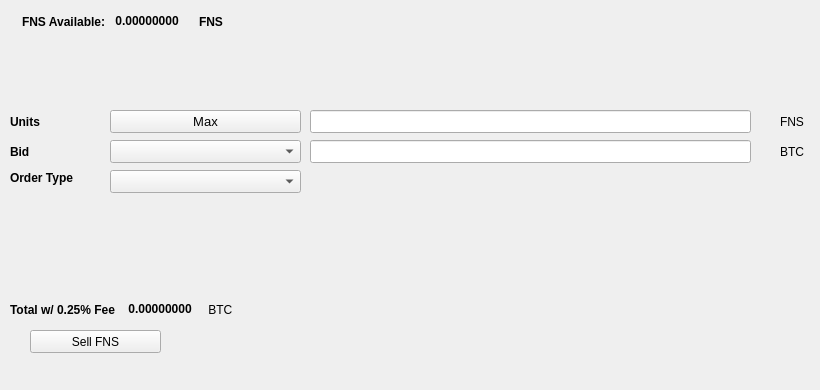
   <widget class="QWidget" name="SellTab">
    <attribute name="title">
     <string>Sell</string>
    </attribute>
    <widget class="QLabel" name="label_16">
     <property name="geometry">
      <rect>
       <x>780</x>
       <y>140</y>
       <width>31</width>
       <height>23</height>
      </rect>
     </property>
     <property name="text">
      <string>BTC</string>
     </property>
    </widget>
    <widget class="QComboBox" name="SellBidcomboBox">
     <property name="geometry">
      <rect>
       <x>110</x>
       <y>140</y>
       <width>191</width>
       <height>23</height>
      </rect>
     </property>
     <property name="font">
      <font>
       <pointsize>10</pointsize>
      </font>
     </property>
    </widget>
    <widget class="QLabel" name="label_18">
     <property name="geometry">
      <rect>
       <x>10</x>
       <y>110</y>
       <width>46</width>
       <height>23</height>
      </rect>
     </property>
     <property name="font">
      <font>
       <weight>75</weight>
       <bold>true</bold>
      </font>
     </property>
     <property name="text">
      <string>Units</string>
     </property>
    </widget>
    <widget class="QPushButton" name="Sell_Max_Amount">
     <property name="geometry">
      <rect>
       <x>110</x>
       <y>110</y>
       <width>191</width>
       <height>23</height>
      </rect>
     </property>
     <property name="font">
      <font>
       <pointsize>10</pointsize>
      </font>
     </property>
     <property name="text">
      <string>Max</string>
     </property>
    </widget>
    <widget class="QLabel" name="label_20">
     <property name="geometry">
      <rect>
       <x>10</x>
       <y>170</y>
       <width>91</width>
       <height>16</height>
      </rect>
     </property>
     <property name="font">
      <font>
       <weight>75</weight>
       <bold>true</bold>
      </font>
     </property>
     <property name="text">
      <string>Order Type</string>
     </property>
    </widget>
    <widget class="QComboBox" name="SellOrdertypeCombo">
     <property name="geometry">
      <rect>
       <x>110</x>
       <y>170</y>
       <width>191</width>
       <height>23</height>
      </rect>
     </property>
     <property name="font">
      <font>
       <pointsize>10</pointsize>
      </font>
     </property>
    </widget>
    <widget class="QLabel" name="label_21">
     <property name="geometry">
      <rect>
       <x>10</x>
       <y>140</y>
       <width>46</width>
       <height>23</height>
      </rect>
     </property>
     <property name="font">
      <font>
       <weight>75</weight>
       <bold>true</bold>
      </font>
     </property>
     <property name="text">
      <string>Bid</string>
     </property>
    </widget>
    <widget class="QLabel" name="label_22">
     <property name="geometry">
      <rect>
       <x>780</x>
       <y>110</y>
       <width>31</width>
       <height>23</height>
      </rect>
     </property>
     <property name="text">
      <string>FNS</string>
     </property>
    </widget>
    <widget class="QLineEdit" name="UnitsInputFNS">
     <property name="geometry">
      <rect>
       <x>310</x>
       <y>110</y>
       <width>441</width>
       <height>23</height>
      </rect>
     </property>
     <property name="font">
      <font>
       <pointsize>9</pointsize>
       <weight>75</weight>
       <bold>true</bold>
      </font>
     </property>
    </widget>
    <widget class="QLineEdit" name="SellBidPriceEdit">
     <property name="geometry">
      <rect>
       <x>310</x>
       <y>140</y>
       <width>441</width>
       <height>23</height>
      </rect>
     </property>
     <property name="font">
      <font>
       <pointsize>9</pointsize>
       <weight>75</weight>
       <bold>true</bold>
      </font>
     </property>
    </widget>
    <widget class="QPushButton" name="SellFNSBTN">
     <property name="geometry">
      <rect>
       <x>30</x>
       <y>330</y>
       <width>131</width>
       <height>23</height>
      </rect>
     </property>
     <property name="text">
      <string>Sell FNS</string>
     </property>
     <property name="icon">
      <iconset resource="../fastnode">
       <normaloff>:/icons/bitcoin</normaloff>:/icons/bitcoin</iconset>
     </property>
    </widget>
    <widget class="QWidget" name="layoutWidget3">
     <property name="geometry">
      <rect>
       <x>22</x>
       <y>12</y>
       <width>258</width>
       <height>19</height>
      </rect>
     </property>
     <layout class="QHBoxLayout" name="horizontalLayout">
      <item>
       <widget class="QLabel" name="label232_2">
        <property name="font">
         <font>
          <weight>75</weight>
          <bold>true</bold>
         </font>
        </property>
        <property name="text">
         <string>FNS Available:</string>
        </property>
       </widget>
      </item>
      <item>
       <widget class="QLabel" name="FNSAvailableLabel">
        <property name="palette">
         <palette>
          <active>
           <colorrole role="WindowText">
            <brush brushstyle="SolidPattern">
             <color alpha="255">
              <red>0</red>
              <green>0</green>
              <blue>0</blue>
             </color>
            </brush>
           </colorrole>
           <colorrole role="Button">
            <brush brushstyle="SolidPattern">
             <color alpha="255">
              <red>0</red>
              <green>170</green>
              <blue>0</blue>
             </color>
            </brush>
           </colorrole>
           <colorrole role="Light">
            <brush brushstyle="SolidPattern">
             <color alpha="255">
              <red>0</red>
              <green>255</green>
              <blue>0</blue>
             </color>
            </brush>
           </colorrole>
           <colorrole role="Midlight">
            <brush brushstyle="SolidPattern">
             <color alpha="255">
              <red>0</red>
              <green>212</green>
              <blue>0</blue>
             </color>
            </brush>
           </colorrole>
           <colorrole role="Dark">
            <brush brushstyle="SolidPattern">
             <color alpha="255">
              <red>0</red>
              <green>85</green>
              <blue>0</blue>
             </color>
            </brush>
           </colorrole>
           <colorrole role="Mid">
            <brush brushstyle="SolidPattern">
             <color alpha="255">
              <red>0</red>
              <green>113</green>
              <blue>0</blue>
             </color>
            </brush>
           </colorrole>
           <colorrole role="Text">
            <brush brushstyle="SolidPattern">
             <color alpha="255">
              <red>0</red>
              <green>170</green>
              <blue>0</blue>
             </color>
            </brush>
           </colorrole>
           <colorrole role="BrightText">
            <brush brushstyle="SolidPattern">
             <color alpha="255">
              <red>255</red>
              <green>255</green>
              <blue>255</blue>
             </color>
            </brush>
           </colorrole>
           <colorrole role="ButtonText">
            <brush brushstyle="SolidPattern">
             <color alpha="255">
              <red>0</red>
              <green>0</green>
              <blue>0</blue>
             </color>
            </brush>
           </colorrole>
           <colorrole role="Base">
            <brush brushstyle="SolidPattern">
             <color alpha="255">
              <red>255</red>
              <green>255</green>
              <blue>255</blue>
             </color>
            </brush>
           </colorrole>
           <colorrole role="Window">
            <brush brushstyle="SolidPattern">
             <color alpha="255">
              <red>0</red>
              <green>170</green>
              <blue>0</blue>
             </color>
            </brush>
           </colorrole>
           <colorrole role="Shadow">
            <brush brushstyle="SolidPattern">
             <color alpha="255">
              <red>0</red>
              <green>0</green>
              <blue>0</blue>
             </color>
            </brush>
           </colorrole>
           <colorrole role="AlternateBase">
            <brush brushstyle="SolidPattern">
             <color alpha="255">
              <red>127</red>
              <green>212</green>
              <blue>127</blue>
             </color>
            </brush>
           </colorrole>
           <colorrole role="ToolTipBase">
            <brush brushstyle="SolidPattern">
             <color alpha="255">
              <red>255</red>
              <green>255</green>
              <blue>220</blue>
             </color>
            </brush>
           </colorrole>
           <colorrole role="ToolTipText">
            <brush brushstyle="SolidPattern">
             <color alpha="255">
              <red>0</red>
              <green>0</green>
              <blue>0</blue>
             </color>
            </brush>
           </colorrole>
          </active>
          <inactive>
           <colorrole role="WindowText">
            <brush brushstyle="SolidPattern">
             <color alpha="255">
              <red>0</red>
              <green>0</green>
              <blue>0</blue>
             </color>
            </brush>
           </colorrole>
           <colorrole role="Button">
            <brush brushstyle="SolidPattern">
             <color alpha="255">
              <red>0</red>
              <green>170</green>
              <blue>0</blue>
             </color>
            </brush>
           </colorrole>
           <colorrole role="Light">
            <brush brushstyle="SolidPattern">
             <color alpha="255">
              <red>0</red>
              <green>255</green>
              <blue>0</blue>
             </color>
            </brush>
           </colorrole>
           <colorrole role="Midlight">
            <brush brushstyle="SolidPattern">
             <color alpha="255">
              <red>0</red>
              <green>212</green>
              <blue>0</blue>
             </color>
            </brush>
           </colorrole>
           <colorrole role="Dark">
            <brush brushstyle="SolidPattern">
             <color alpha="255">
              <red>0</red>
              <green>85</green>
              <blue>0</blue>
             </color>
            </brush>
           </colorrole>
           <colorrole role="Mid">
            <brush brushstyle="SolidPattern">
             <color alpha="255">
              <red>0</red>
              <green>113</green>
              <blue>0</blue>
             </color>
            </brush>
           </colorrole>
           <colorrole role="Text">
            <brush brushstyle="SolidPattern">
             <color alpha="255">
              <red>0</red>
              <green>170</green>
              <blue>0</blue>
             </color>
            </brush>
           </colorrole>
           <colorrole role="BrightText">
            <brush brushstyle="SolidPattern">
             <color alpha="255">
              <red>255</red>
              <green>255</green>
              <blue>255</blue>
             </color>
            </brush>
           </colorrole>
           <colorrole role="ButtonText">
            <brush brushstyle="SolidPattern">
             <color alpha="255">
              <red>0</red>
              <green>0</green>
              <blue>0</blue>
             </color>
            </brush>
           </colorrole>
           <colorrole role="Base">
            <brush brushstyle="SolidPattern">
             <color alpha="255">
              <red>255</red>
              <green>255</green>
              <blue>255</blue>
             </color>
            </brush>
           </colorrole>
           <colorrole role="Window">
            <brush brushstyle="SolidPattern">
             <color alpha="255">
              <red>0</red>
              <green>170</green>
              <blue>0</blue>
             </color>
            </brush>
           </colorrole>
           <colorrole role="Shadow">
            <brush brushstyle="SolidPattern">
             <color alpha="255">
              <red>0</red>
              <green>0</green>
              <blue>0</blue>
             </color>
            </brush>
           </colorrole>
           <colorrole role="AlternateBase">
            <brush brushstyle="SolidPattern">
             <color alpha="255">
              <red>127</red>
              <green>212</green>
              <blue>127</blue>
             </color>
            </brush>
           </colorrole>
           <colorrole role="ToolTipBase">
            <brush brushstyle="SolidPattern">
             <color alpha="255">
              <red>255</red>
              <green>255</green>
              <blue>220</blue>
             </color>
            </brush>
           </colorrole>
           <colorrole role="ToolTipText">
            <brush brushstyle="SolidPattern">
             <color alpha="255">
              <red>0</red>
              <green>0</green>
              <blue>0</blue>
             </color>
            </brush>
           </colorrole>
          </inactive>
          <disabled>
           <colorrole role="WindowText">
            <brush brushstyle="SolidPattern">
             <color alpha="255">
              <red>0</red>
              <green>85</green>
              <blue>0</blue>
             </color>
            </brush>
           </colorrole>
           <colorrole role="Button">
            <brush brushstyle="SolidPattern">
             <color alpha="255">
              <red>0</red>
              <green>170</green>
              <blue>0</blue>
             </color>
            </brush>
           </colorrole>
           <colorrole role="Light">
            <brush brushstyle="SolidPattern">
             <color alpha="255">
              <red>0</red>
              <green>255</green>
              <blue>0</blue>
             </color>
            </brush>
           </colorrole>
           <colorrole role="Midlight">
            <brush brushstyle="SolidPattern">
             <color alpha="255">
              <red>0</red>
              <green>212</green>
              <blue>0</blue>
             </color>
            </brush>
           </colorrole>
           <colorrole role="Dark">
            <brush brushstyle="SolidPattern">
             <color alpha="255">
              <red>0</red>
              <green>85</green>
              <blue>0</blue>
             </color>
            </brush>
           </colorrole>
           <colorrole role="Mid">
            <brush brushstyle="SolidPattern">
             <color alpha="255">
              <red>0</red>
              <green>113</green>
              <blue>0</blue>
             </color>
            </brush>
           </colorrole>
           <colorrole role="Text">
            <brush brushstyle="SolidPattern">
             <color alpha="255">
              <red>0</red>
              <green>85</green>
              <blue>0</blue>
             </color>
            </brush>
           </colorrole>
           <colorrole role="BrightText">
            <brush brushstyle="SolidPattern">
             <color alpha="255">
              <red>255</red>
              <green>255</green>
              <blue>255</blue>
             </color>
            </brush>
           </colorrole>
           <colorrole role="ButtonText">
            <brush brushstyle="SolidPattern">
             <color alpha="255">
              <red>0</red>
              <green>85</green>
              <blue>0</blue>
             </color>
            </brush>
           </colorrole>
           <colorrole role="Base">
            <brush brushstyle="SolidPattern">
             <color alpha="255">
              <red>0</red>
              <green>170</green>
              <blue>0</blue>
             </color>
            </brush>
           </colorrole>
           <colorrole role="Window">
            <brush brushstyle="SolidPattern">
             <color alpha="255">
              <red>0</red>
              <green>170</green>
              <blue>0</blue>
             </color>
            </brush>
           </colorrole>
           <colorrole role="Shadow">
            <brush brushstyle="SolidPattern">
             <color alpha="255">
              <red>0</red>
              <green>0</green>
              <blue>0</blue>
             </color>
            </brush>
           </colorrole>
           <colorrole role="AlternateBase">
            <brush brushstyle="SolidPattern">
             <color alpha="255">
              <red>0</red>
              <green>170</green>
              <blue>0</blue>
             </color>
            </brush>
           </colorrole>
           <colorrole role="ToolTipBase">
            <brush brushstyle="SolidPattern">
             <color alpha="255">
              <red>255</red>
              <green>255</green>
              <blue>220</blue>
             </color>
            </brush>
           </colorrole>
           <colorrole role="ToolTipText">
            <brush brushstyle="SolidPattern">
             <color alpha="255">
              <red>0</red>
              <green>0</green>
              <blue>0</blue>
             </color>
            </brush>
           </colorrole>
          </disabled>
         </palette>
        </property>
        <property name="font">
         <font>
          <weight>75</weight>
          <bold>true</bold>
         </font>
        </property>
        <property name="text">
         <string> 0.00000000 </string>
        </property>
        <property name="textInteractionFlags">
         <set>Qt::LinksAccessibleByMouse|Qt::TextSelectableByKeyboard|Qt::TextSelectableByMouse</set>
        </property>
       </widget>
      </item>
      <item>
       <widget class="QLabel" name="labelFNS">
        <property name="font">
         <font>
          <weight>75</weight>
          <bold>true</bold>
         </font>
        </property>
        <property name="text">
         <string>FNS</string>
        </property>
       </widget>
      </item>
     </layout>
    </widget>
    <widget class="QWidget" name="layoutWidget">
     <property name="geometry">
      <rect>
       <x>10</x>
       <y>300</y>
       <width>268</width>
       <height>19</height>
      </rect>
     </property>
     <layout class="QHBoxLayout" name="horizontalLayout_2">
      <item>
       <widget class="QLabel" name="label_19">
        <property name="font">
         <font>
          <weight>75</weight>
          <bold>true</bold>
         </font>
        </property>
        <property name="text">
         <string>Total w/ 0.25% Fee </string>
        </property>
       </widget>
      </item>
      <item>
       <widget class="QLabel" name="SellCostLabel">
        <property name="palette">
         <palette>
          <active>
           <colorrole role="WindowText">
            <brush brushstyle="SolidPattern">
             <color alpha="255">
              <red>0</red>
              <green>0</green>
              <blue>0</blue>
             </color>
            </brush>
           </colorrole>
           <colorrole role="Button">
            <brush brushstyle="SolidPattern">
             <color alpha="255">
              <red>0</red>
              <green>170</green>
              <blue>0</blue>
             </color>
            </brush>
           </colorrole>
           <colorrole role="Light">
            <brush brushstyle="SolidPattern">
             <color alpha="255">
              <red>0</red>
              <green>255</green>
              <blue>0</blue>
             </color>
            </brush>
           </colorrole>
           <colorrole role="Midlight">
            <brush brushstyle="SolidPattern">
             <color alpha="255">
              <red>0</red>
              <green>212</green>
              <blue>0</blue>
             </color>
            </brush>
           </colorrole>
           <colorrole role="Dark">
            <brush brushstyle="SolidPattern">
             <color alpha="255">
              <red>0</red>
              <green>85</green>
              <blue>0</blue>
             </color>
            </brush>
           </colorrole>
           <colorrole role="Mid">
            <brush brushstyle="SolidPattern">
             <color alpha="255">
              <red>0</red>
              <green>113</green>
              <blue>0</blue>
             </color>
            </brush>
           </colorrole>
           <colorrole role="Text">
            <brush brushstyle="SolidPattern">
             <color alpha="255">
              <red>0</red>
              <green>170</green>
              <blue>0</blue>
             </color>
            </brush>
           </colorrole>
           <colorrole role="BrightText">
            <brush brushstyle="SolidPattern">
             <color alpha="255">
              <red>255</red>
              <green>255</green>
              <blue>255</blue>
             </color>
            </brush>
           </colorrole>
           <colorrole role="ButtonText">
            <brush brushstyle="SolidPattern">
             <color alpha="255">
              <red>0</red>
              <green>0</green>
              <blue>0</blue>
             </color>
            </brush>
           </colorrole>
           <colorrole role="Base">
            <brush brushstyle="SolidPattern">
             <color alpha="255">
              <red>255</red>
              <green>255</green>
              <blue>255</blue>
             </color>
            </brush>
           </colorrole>
           <colorrole role="Window">
            <brush brushstyle="SolidPattern">
             <color alpha="255">
              <red>0</red>
              <green>170</green>
              <blue>0</blue>
             </color>
            </brush>
           </colorrole>
           <colorrole role="Shadow">
            <brush brushstyle="SolidPattern">
             <color alpha="255">
              <red>0</red>
              <green>0</green>
              <blue>0</blue>
             </color>
            </brush>
           </colorrole>
           <colorrole role="AlternateBase">
            <brush brushstyle="SolidPattern">
             <color alpha="255">
              <red>127</red>
              <green>212</green>
              <blue>127</blue>
             </color>
            </brush>
           </colorrole>
           <colorrole role="ToolTipBase">
            <brush brushstyle="SolidPattern">
             <color alpha="255">
              <red>255</red>
              <green>255</green>
              <blue>220</blue>
             </color>
            </brush>
           </colorrole>
           <colorrole role="ToolTipText">
            <brush brushstyle="SolidPattern">
             <color alpha="255">
              <red>0</red>
              <green>0</green>
              <blue>0</blue>
             </color>
            </brush>
           </colorrole>
          </active>
          <inactive>
           <colorrole role="WindowText">
            <brush brushstyle="SolidPattern">
             <color alpha="255">
              <red>0</red>
              <green>0</green>
              <blue>0</blue>
             </color>
            </brush>
           </colorrole>
           <colorrole role="Button">
            <brush brushstyle="SolidPattern">
             <color alpha="255">
              <red>0</red>
              <green>170</green>
              <blue>0</blue>
             </color>
            </brush>
           </colorrole>
           <colorrole role="Light">
            <brush brushstyle="SolidPattern">
             <color alpha="255">
              <red>0</red>
              <green>255</green>
              <blue>0</blue>
             </color>
            </brush>
           </colorrole>
           <colorrole role="Midlight">
            <brush brushstyle="SolidPattern">
             <color alpha="255">
              <red>0</red>
              <green>212</green>
              <blue>0</blue>
             </color>
            </brush>
           </colorrole>
           <colorrole role="Dark">
            <brush brushstyle="SolidPattern">
             <color alpha="255">
              <red>0</red>
              <green>85</green>
              <blue>0</blue>
             </color>
            </brush>
           </colorrole>
           <colorrole role="Mid">
            <brush brushstyle="SolidPattern">
             <color alpha="255">
              <red>0</red>
              <green>113</green>
              <blue>0</blue>
             </color>
            </brush>
           </colorrole>
           <colorrole role="Text">
            <brush brushstyle="SolidPattern">
             <color alpha="255">
              <red>0</red>
              <green>170</green>
              <blue>0</blue>
             </color>
            </brush>
           </colorrole>
           <colorrole role="BrightText">
            <brush brushstyle="SolidPattern">
             <color alpha="255">
              <red>255</red>
              <green>255</green>
              <blue>255</blue>
             </color>
            </brush>
           </colorrole>
           <colorrole role="ButtonText">
            <brush brushstyle="SolidPattern">
             <color alpha="255">
              <red>0</red>
              <green>0</green>
              <blue>0</blue>
             </color>
            </brush>
           </colorrole>
           <colorrole role="Base">
            <brush brushstyle="SolidPattern">
             <color alpha="255">
              <red>255</red>
              <green>255</green>
              <blue>255</blue>
             </color>
            </brush>
           </colorrole>
           <colorrole role="Window">
            <brush brushstyle="SolidPattern">
             <color alpha="255">
              <red>0</red>
              <green>170</green>
              <blue>0</blue>
             </color>
            </brush>
           </colorrole>
           <colorrole role="Shadow">
            <brush brushstyle="SolidPattern">
             <color alpha="255">
              <red>0</red>
              <green>0</green>
              <blue>0</blue>
             </color>
            </brush>
           </colorrole>
           <colorrole role="AlternateBase">
            <brush brushstyle="SolidPattern">
             <color alpha="255">
              <red>127</red>
              <green>212</green>
              <blue>127</blue>
             </color>
            </brush>
           </colorrole>
           <colorrole role="ToolTipBase">
            <brush brushstyle="SolidPattern">
             <color alpha="255">
              <red>255</red>
              <green>255</green>
              <blue>220</blue>
             </color>
            </brush>
           </colorrole>
           <colorrole role="ToolTipText">
            <brush brushstyle="SolidPattern">
             <color alpha="255">
              <red>0</red>
              <green>0</green>
              <blue>0</blue>
             </color>
            </brush>
           </colorrole>
          </inactive>
          <disabled>
           <colorrole role="WindowText">
            <brush brushstyle="SolidPattern">
             <color alpha="255">
              <red>0</red>
              <green>85</green>
              <blue>0</blue>
             </color>
            </brush>
           </colorrole>
           <colorrole role="Button">
            <brush brushstyle="SolidPattern">
             <color alpha="255">
              <red>0</red>
              <green>170</green>
              <blue>0</blue>
             </color>
            </brush>
           </colorrole>
           <colorrole role="Light">
            <brush brushstyle="SolidPattern">
             <color alpha="255">
              <red>0</red>
              <green>255</green>
              <blue>0</blue>
             </color>
            </brush>
           </colorrole>
           <colorrole role="Midlight">
            <brush brushstyle="SolidPattern">
             <color alpha="255">
              <red>0</red>
              <green>212</green>
              <blue>0</blue>
             </color>
            </brush>
           </colorrole>
           <colorrole role="Dark">
            <brush brushstyle="SolidPattern">
             <color alpha="255">
              <red>0</red>
              <green>85</green>
              <blue>0</blue>
             </color>
            </brush>
           </colorrole>
           <colorrole role="Mid">
            <brush brushstyle="SolidPattern">
             <color alpha="255">
              <red>0</red>
              <green>113</green>
              <blue>0</blue>
             </color>
            </brush>
           </colorrole>
           <colorrole role="Text">
            <brush brushstyle="SolidPattern">
             <color alpha="255">
              <red>0</red>
              <green>85</green>
              <blue>0</blue>
             </color>
            </brush>
           </colorrole>
           <colorrole role="BrightText">
            <brush brushstyle="SolidPattern">
             <color alpha="255">
              <red>255</red>
              <green>255</green>
              <blue>255</blue>
             </color>
            </brush>
           </colorrole>
           <colorrole role="ButtonText">
            <brush brushstyle="SolidPattern">
             <color alpha="255">
              <red>0</red>
              <green>85</green>
              <blue>0</blue>
             </color>
            </brush>
           </colorrole>
           <colorrole role="Base">
            <brush brushstyle="SolidPattern">
             <color alpha="255">
              <red>0</red>
              <green>170</green>
              <blue>0</blue>
             </color>
            </brush>
           </colorrole>
           <colorrole role="Window">
            <brush brushstyle="SolidPattern">
             <color alpha="255">
              <red>0</red>
              <green>170</green>
              <blue>0</blue>
             </color>
            </brush>
           </colorrole>
           <colorrole role="Shadow">
            <brush brushstyle="SolidPattern">
             <color alpha="255">
              <red>0</red>
              <green>0</green>
              <blue>0</blue>
             </color>
            </brush>
           </colorrole>
           <colorrole role="AlternateBase">
            <brush brushstyle="SolidPattern">
             <color alpha="255">
              <red>0</red>
              <green>170</green>
              <blue>0</blue>
             </color>
            </brush>
           </colorrole>
           <colorrole role="ToolTipBase">
            <brush brushstyle="SolidPattern">
             <color alpha="255">
              <red>255</red>
              <green>255</green>
              <blue>220</blue>
             </color>
            </brush>
           </colorrole>
           <colorrole role="ToolTipText">
            <brush brushstyle="SolidPattern">
             <color alpha="255">
              <red>0</red>
              <green>0</green>
              <blue>0</blue>
             </color>
            </brush>
           </colorrole>
          </disabled>
         </palette>
        </property>
        <property name="font">
         <font>
          <weight>75</weight>
          <bold>true</bold>
         </font>
        </property>
        <property name="autoFillBackground">
         <bool>false</bool>
        </property>
        <property name="text">
         <string> 0.00000000</string>
        </property>
        <property name="textInteractionFlags">
         <set>Qt::LinksAccessibleByMouse|Qt::TextSelectableByMouse</set>
        </property>
       </widget>
      </item>
      <item>
       <widget class="QLabel" name="label_17">
        <property name="font">
         <font>
          <weight>50</weight>
          <bold>false</bold>
         </font>
        </property>
        <property name="text">
         <string> BTC</string>
        </property>
       </widget>
      </item>
     </layout>
    </widget>
    <widget class="QLabel" name="label_23">
     <property name="geometry">
      <rect>
       <x>460</x>
       <y>300</y>
       <width>281</width>
       <height>81</height>
      </rect>
     </property>
     <property name="text">
      <string/>
     </property>
     <property name="pixmap">
      <pixmap>:/images/bittrex</pixmap>
     </property>
    </widget>
   </widget>
